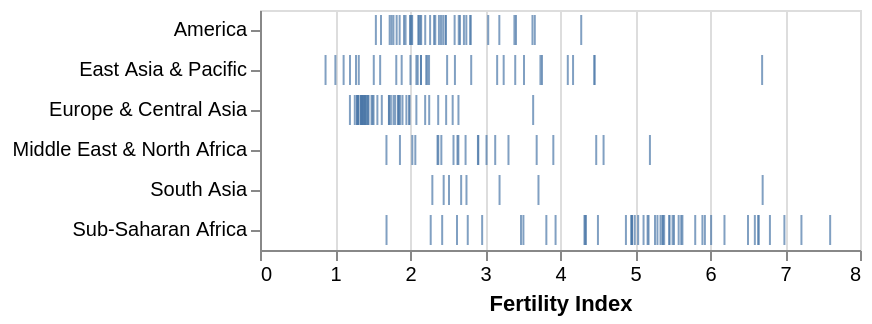

The notebook cell saved with this chart:
### Markdown cell above
Create a chart that visualize on the *x* axis the fertility index in 2006  dividing the nation in regions (use the y axis for this dimension)

### Code cell
alt.Chart(df_year).mark_tick().encode(
    x=alt.X('fertility:Q', title='Fertility Index'),
    y=alt.Y(field='region', type='nominal', title= None),
    tooltip=['Country:N','fertility:Q']
)

### Figure 1 — Vega-Lite specification as saved in the notebook (floating-point values rounded to 4 significant figures; data arrays with more than 128 entries replaced by an {"elided": "..."} marker saying what was removed)
{"config": {"view": {"continuousWidth": 300, "continuousHeight": 300}}, "data": {"name": "data-8a4e0ea2c49ee6424bb0ce3279dd0e8c"}, "mark": {"type": "tick"}, "encoding": {"tooltip": [{"field": "Country", "type": "nominal"}, {"field": "fertility", "type": "quantitative"}], "x": {"field": "fertility", "title": "Fertility Index", "type": "quantitative"}, "y": {"field": "region", "title": null, "type": "nominal"}}, "$schema": "https://vega.github.io/schema/vega-lite/v5.20.1.json", "datasets": {"data-8a4e0ea2c49ee6424bb0ce3279dd0e8c": {"elided": "204 records"}}}
